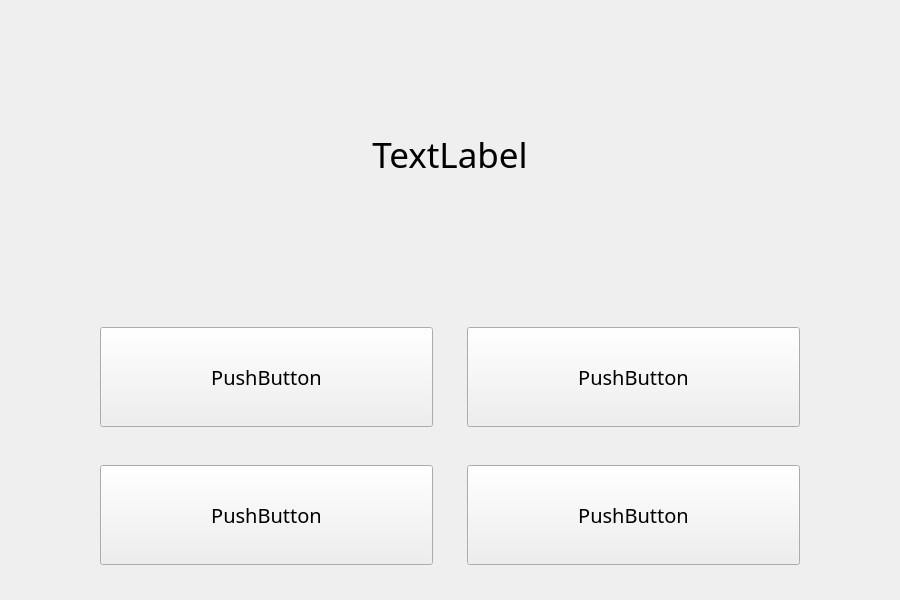
<?xml version="1.0" encoding="UTF-8"?>
<ui version="4.0">
 <class>QuestionWidget</class>
 <widget class="QWidget" name="QuestionWidget">
  <property name="geometry">
   <rect>
    <x>0</x>
    <y>0</y>
    <width>900</width>
    <height>600</height>
   </rect>
  </property>
  <property name="windowTitle">
   <string>Form</string>
  </property>
  <layout class="QVBoxLayout" name="mainLayout">
   <item>
    <widget class="QLabel" name="questionTitle">
     <property name="font">
      <font>
       <family>Microsoft JhengHei</family>
       <pointsize>26</pointsize>
      </font>
     </property>
     <property name="text">
      <string>TextLabel</string>
     </property>
     <property name="alignment">
      <set>Qt::AlignmentFlag::AlignCenter</set>
     </property>
     <property name="wordWrap">
      <bool>true</bool>
     </property>
    </widget>
   </item>
   <item>
    <layout class="QGridLayout" name="optionLayout">
     <property name="leftMargin">
      <number>80</number>
     </property>
     <property name="topMargin">
      <number>8</number>
     </property>
     <property name="rightMargin">
      <number>80</number>
     </property>
     <property name="bottomMargin">
      <number>8</number>
     </property>
     <property name="horizontalSpacing">
      <number>16</number>
     </property>
     <item row="0" column="0">
      <widget class="QWidget" name="optionASpacer" native="true">
       <layout class="QVBoxLayout" name="optionAAligner">
        <item>
         <widget class="QPushButton" name="optionA">
          <property name="minimumSize">
           <size>
            <width>0</width>
            <height>100</height>
           </size>
          </property>
          <property name="font">
           <font>
            <family>Microsoft JhengHei</family>
            <pointsize>15</pointsize>
           </font>
          </property>
          <property name="text">
           <string>PushButton</string>
          </property>
         </widget>
        </item>
       </layout>
      </widget>
     </item>
     <item row="0" column="1">
      <widget class="QWidget" name="optionBSpacer" native="true">
       <layout class="QVBoxLayout" name="optionBAligner">
        <item>
         <widget class="QPushButton" name="optionB">
          <property name="minimumSize">
           <size>
            <width>0</width>
            <height>100</height>
           </size>
          </property>
          <property name="font">
           <font>
            <family>Microsoft JhengHei</family>
            <pointsize>15</pointsize>
           </font>
          </property>
          <property name="text">
           <string>PushButton</string>
          </property>
         </widget>
        </item>
       </layout>
      </widget>
     </item>
     <item row="1" column="0">
      <widget class="QWidget" name="optionCSpacer" native="true">
       <layout class="QVBoxLayout" name="optionCAligner">
        <item>
         <widget class="QPushButton" name="optionC">
          <property name="minimumSize">
           <size>
            <width>0</width>
            <height>100</height>
           </size>
          </property>
          <property name="font">
           <font>
            <family>Microsoft JhengHei</family>
            <pointsize>15</pointsize>
           </font>
          </property>
          <property name="text">
           <string>PushButton</string>
          </property>
         </widget>
        </item>
       </layout>
      </widget>
     </item>
     <item row="1" column="1">
      <widget class="QWidget" name="optionDSpacer" native="true">
       <layout class="QVBoxLayout" name="optionDAligner">
        <item>
         <widget class="QPushButton" name="optionD">
          <property name="minimumSize">
           <size>
            <width>0</width>
            <height>100</height>
           </size>
          </property>
          <property name="font">
           <font>
            <family>Microsoft JhengHei</family>
            <pointsize>15</pointsize>
           </font>
          </property>
          <property name="text">
           <string>PushButton</string>
          </property>
         </widget>
        </item>
       </layout>
      </widget>
     </item>
    </layout>
   </item>
  </layout>
 </widget>
 <resources/>
 <connections/>
</ui>
